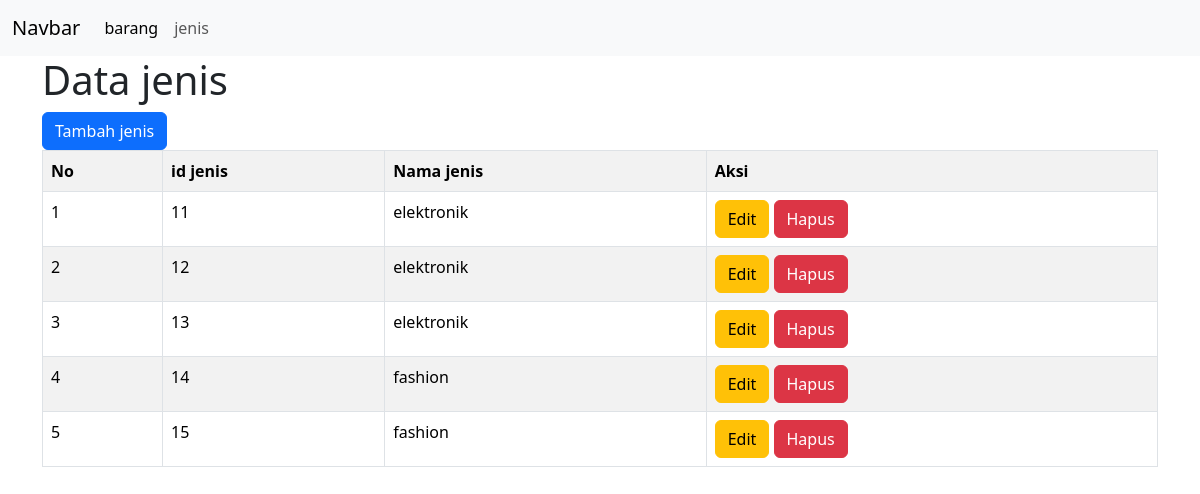
The app's page /view/jenis/index.php with its own data.
### tables this page shows
CREATE TABLE `jenis` (
  `id_jenis` int NOT NULL,
  `nama_jenis` varchar(20) DEFAULT NULL
);

### view/jenis/index.php (the view, shortened to what this page needs)
<!DOCTYPE html>
<html lang="en">
<head>
    <link rel="stylesheet" href="https://cdn.jsdelivr.net/npm/bootstrap@5.3.3/dist/css/bootstrap.min.css">
</head>
<nav class="navbar navbar-expand-lg bg-body-tertiary">
  <div class="container-fluid">
    <a class="navbar-brand" href="#">Navbar</a>
    <div class="collapse navbar-collapse" id="navbarNav">
      <ul class="navbar-nav">
        <li class="nav-item">
          <a class="nav-link active" aria-current="page" href="../barang/index.php">barang</a>
        </li>
        <li class="nav-item">
          <a class="nav-link" href="../jenis/index.php">jenis</a>
        </li>
      </ul>
    </div>
  </div>
</nav>
 <div class="container">
    <body>
    <h1>Data jenis</h1>
    <a href="nambah.php" class="btn btn-primary">Tambah jenis</a>
    <br>
    <table class="table table-bordered table-striped">
        <tr>
            <th>No</th>
            <th>id jenis</th>
            <th>Nama jenis</th>
            <th>Aksi</th>
        </tr>
        <?php
        include '../../config/koneksi.php';
        $query = mysqli_query($conn,"SELECT * FROM jenis");
        $no=1;
        if(mysqli_num_rows($query)){
            while ($result=mysqli_fetch_assoc($query)){
                ?>
                <tr>
                    <td><?php echo $no ?></td>
                    <td><?php echo $result['id_jenis'] ?></td>
                    <td><?php echo $result['nama_jenis'] ?></td>
                    <td>
                        <a href="" class="btn btn-warning"> Edit</a>
                        <a href="" class="btn btn-danger">Hapus</a>
                    </td>
                </tr>
                <?php
                $no++;
            }
            } else{
            echo "Data Kosong";
         }
        ?>
    </table>
</div>
</body></center>
</html>

### records on screen
jenis: id_jenis "11", nama_jenis "elektronik"
jenis: id_jenis "12", nama_jenis "elektronik"
jenis: id_jenis "13", nama_jenis "elektronik"
jenis: id_jenis "14", nama_jenis "fashion"
jenis: id_jenis "15", nama_jenis "fashion"
